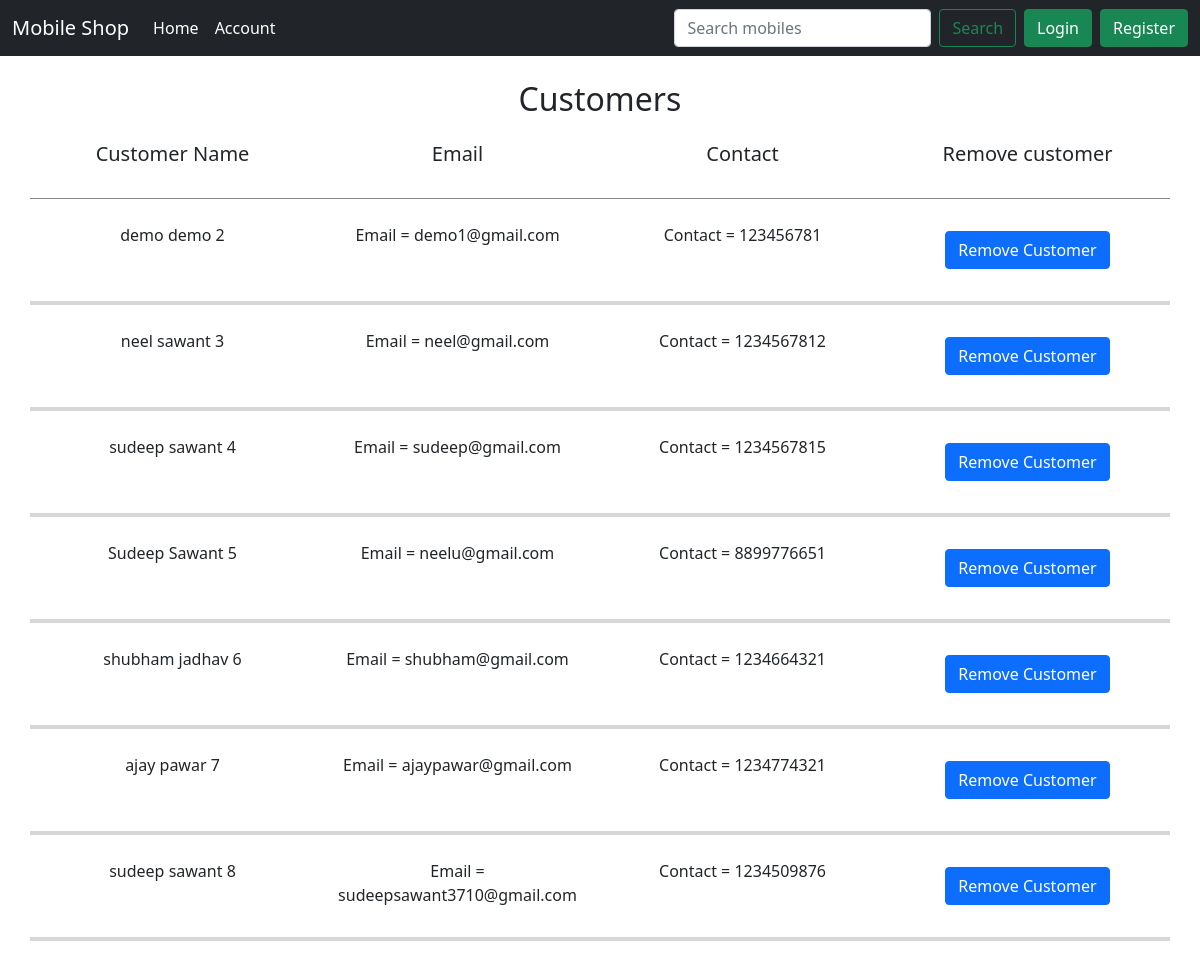
/customers/0/, run on an earlier commit of the app's database.
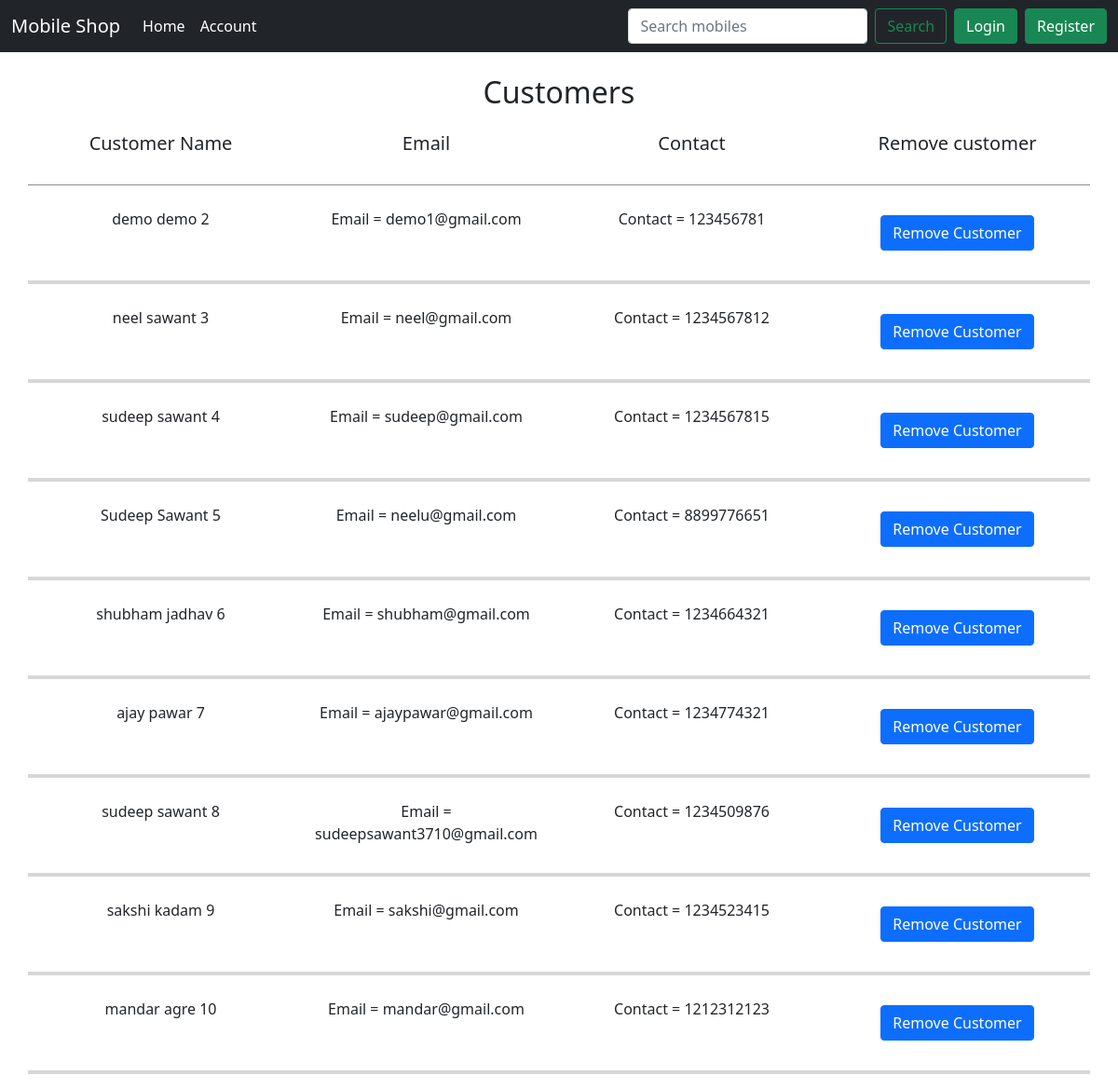
And on a later commit of the database.
### home/models.py (models this page shows, shortened)
class User(AbstractBaseUser, PermissionsMixin):
    id = models.AutoField(primary_key=True)
    email = models.EmailField(_('email address'), unique=True, max_length=150)
    user_name = models.CharField(max_length=15, unique=True)
    first_name = models.CharField(max_length=150, null=False, blank=False)
    last_name = models.CharField(max_length=150, null=True, blank=True)
    joinedOn = models.DateTimeField(default=timezone.now)
    contact = models.CharField(max_length=10, unique=True)
    is_staff = models.BooleanField(default=False)
    is_active = models.BooleanField(default=True)
    objects = CustomAccountManager()
    USERNAME_FIELD = 'email'
    REQUIRED_FIELDS = ['user_name', 'first_name']

### adminapp/views.py (the view)
# urls.py: path('customers/<int:id>/', views.customers, name='customers'),
def customers(request, **kwargs):
    customers = User.objects.filter(~Q(email='admin@gmail.com')).values()
    address_list=[]
    context = {
        'id':kwargs['id'],
        'customers':customers,
    }
    return render(request, 'adminapp/customers.html', context)

### adminapp/templates/adminapp/customers.html (shortened to what this page needs)
{% extends 'home/layout.html' %}
{% load static %}
{% block content %}
<div class="container my-3">
    <div class="my-4"><center><h2>Customers</h2></center></div>
    <div class="row g-4 text-center ">
        <div class="col-3 text-center">
            <h5>Customer Name</h5>
        </div>
        <div class="col-3 text-center">
            <h5>Email</h5>
        </div>
        <div class="col-3 text-center">
            <h5>Contact </h5>
        </div>
        <div class="col-3 text-center">
            <h5>Remove customer </h5>
        </div>
        <div class="orders-divider"></div>
        {% for customer in customers%}
        <div class="col-3">
            <div>{{customer.first_name}} {{customer.last_name}} {{customer.id}}</div>
        </div>
        <div class="col-3">
            <div>Email = {{customer.email}}</div>
        </div>
        <div class="col-3">
            <div>Contact = {{customer.contact}}</div>
        </div>
        <div class="col-3">
            <form action="{% url 'remove_customer' id %}" method="post">
                <button type="submit" class="btn btn-primary m-2">Remove Customer</button>
            </form>
        </div>
        <div style="height:4px; background-color: rgb(59, 55, 50,0.2);">
        </div>
        {% endfor %}
    </div>
</div>
{% endblock %}

What changed in the data, as far as the page shows it:
added User: first_name "sakshi", last_name "kadam", id "9", email "sakshi@gmail.com", contact "1234523415"
added User: first_name "mandar", last_name "agre", id "10", email "mandar@gmail.com", contact "1212312123"
